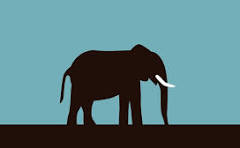
#> input picture images/elephant.jpg, 240 x 148 px
$ python -i edge_dection.py   (imports and definitions only)
#> lines starting #> are read from the running program, lines starting #| are printed output that depends on the picture; after the words box and inside, x2 and y2 are one past the last pixel; in counts of white or black regions, pixels touching at a corner belong together
import cv2
import numpy as np
import scipy
from PIL import Image


def G(length=9, sigma=1.0):

    ax = np.linspace(-(length - 1) / 2.0, (length - 1) / 2.0, length)
    gauss = np.exp(-np.square(ax) / (2 * np.square(sigma)))
    kernel = np.outer(gauss, gauss)
    return kernel / np.sum(kernel)


def find_edges(array):
    array = cv2.Canny(array, 100, 200)
    return (array >= 10).astype(np.uint8)

    array = scipy.signal.convolve(array, G(sigma=0.7))

    # horizontal gradient
    kernal = np.array([[1, 0, -1], [2, 0, -2], [1, 0, -1]])
    sobel_h = scipy.signal.convolve(array, kernal)

    # vertical gradient
    kernal = np.array([[1, 2, 1], [0, 0, 0], [-1, -2, -1]])
    sobel_v = scipy.signal.convolve(array, kernal)

    gradient = np.hypot(sobel_h, sobel_v)
    theta = np.arctan2(sobel_v, sobel_h)
    Image.fromarray(gradient).show()
    # Image.fromarray(theta * 255).show()
    exit()
    return (array >= 10).astype(np.uint8)

    k = 0.4
    s = 0.99
    guas_1 = scipy.signal.convolve(array, G(sigma=s))
    guas_2 = scipy.signal.convolve(array, G(sigma=s * k))

    array = guas_1 - guas_2

    array = (array >= 0.85).astype(np.uint8)

    # array = scipy.ndimage.binary_erosion(array).astype(np.uint8)

    return array

>>> import cv2
>>> picture = cv2.imread('../images/elephant.jpg')
#> picture is the input picture: shape (148, 240, 3); mean B, G, R 130.3, 125.4, 89.5
>>> result = find_edges(picture)
#> in find_edges, `array = cv2.Canny(array, 100, 200)`:
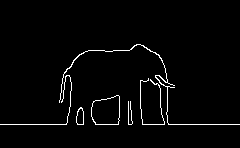
#> array: shape (148, 240); 2.3% white in thin lines or dots, all inside (x1, y1, x2, y2) = (0, 44, 240, 125)

$ run again, on images/my_face.jpg
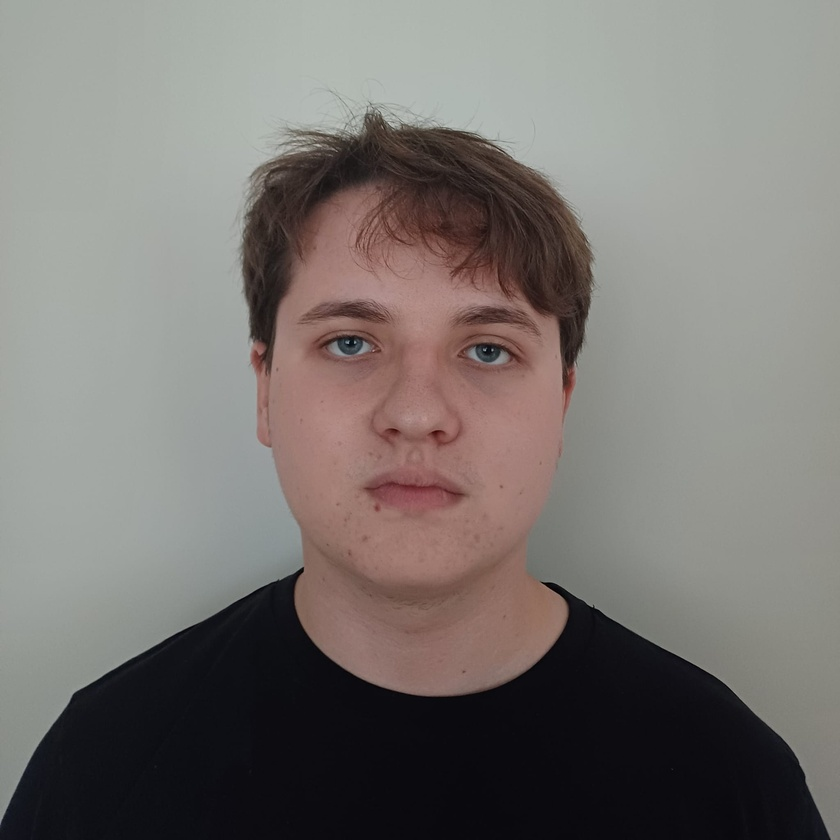
#> input picture images/my_face.jpg, 840 x 840 px, shrunk from 2048 x 2048 before the run
#> picture is the input picture: shape (840, 840, 3); mean B, G, R 113.8, 117.3, 121.9
#> in find_edges, `array = cv2.Canny(array, 100, 200)`:
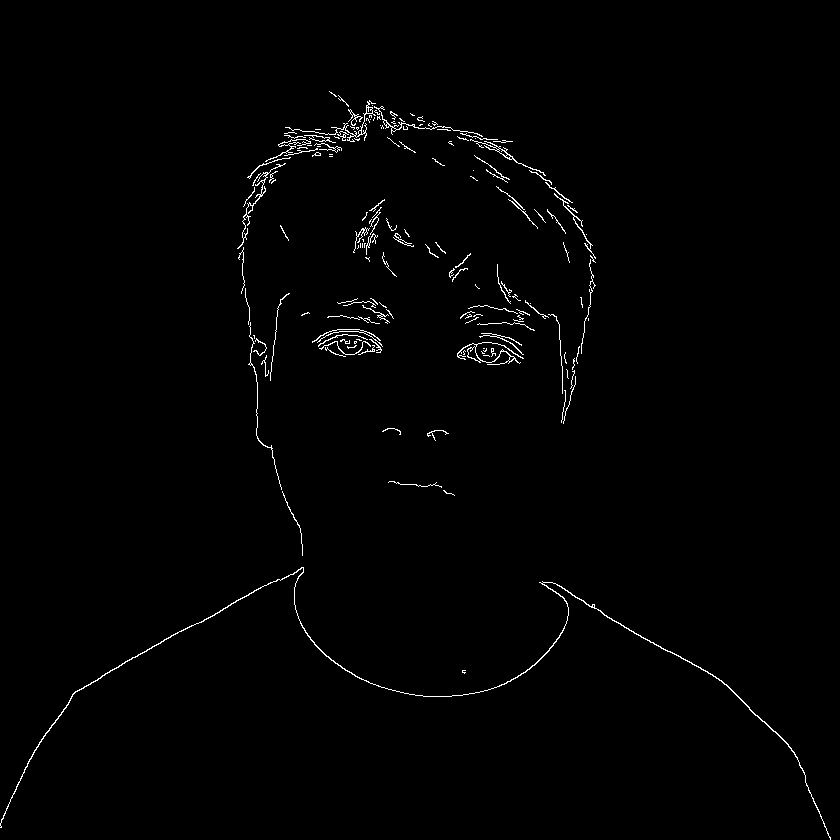
#> array: shape (840, 840); 1% white in thin lines or dots, all inside (x1, y1, x2, y2) = (0, 91, 831, 840)
